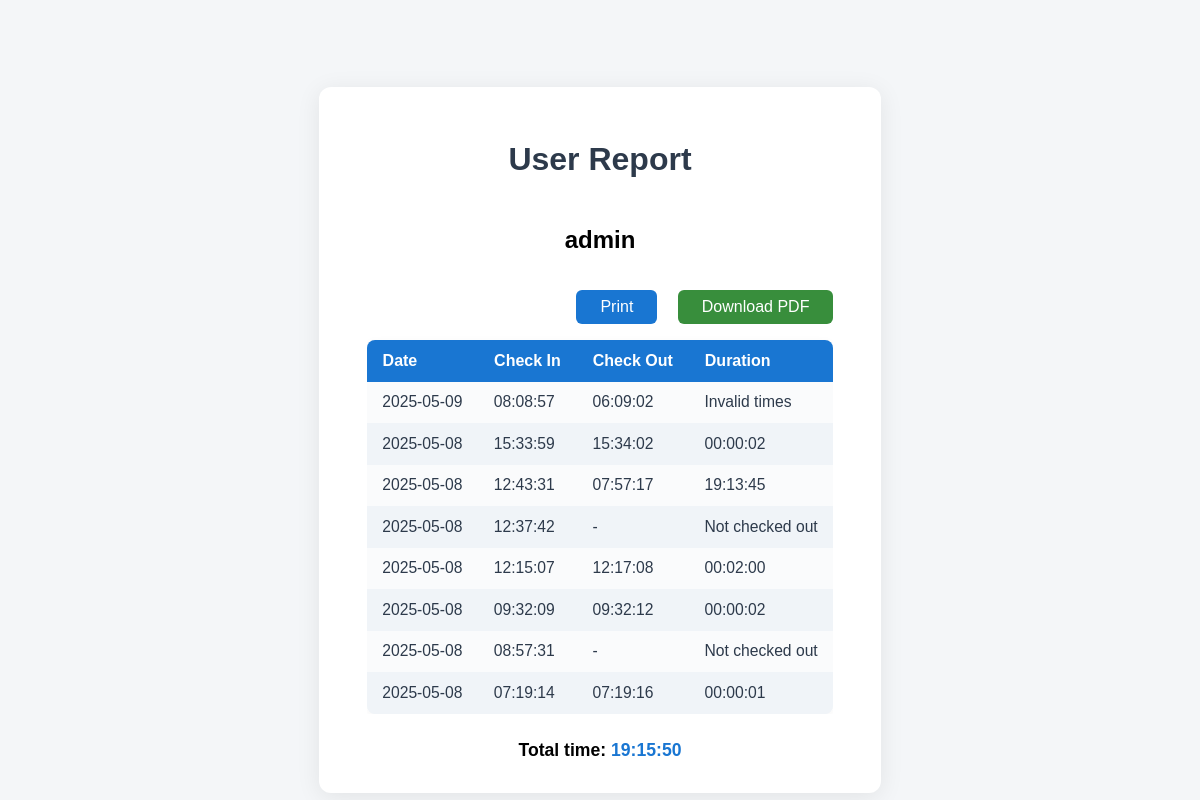
Page /user_report/admin (signed in) on the committed database.
### tables this page shows
CREATE TABLE attendance (
            id INTEGER PRIMARY KEY AUTOINCREMENT,
            user_id INTEGER,
            check_in TIMESTAMP,
            check_out TIMESTAMP,
            FOREIGN KEY(user_id) REFERENCES users(id)
        );

### app.py (the view, shortened to what this page needs)
@app.route('/user_report/<username>')
def user_report(username):
    if not session.get('admin_logged_in'):
        return redirect(url_for('login'))
    db = get_db()
    cursor = db.cursor()
    date = request.args.get('date')
    week = request.args.get('week')
    month = request.args.get('month')
    cursor.execute('''SELECT id FROM users WHERE username = ?''', (username,))
    user = cursor.fetchone()
    if not user:
        return f"<h2>User '{username}' not found.</h2>"
    user_id = user[0]
    query = 'SELECT check_in, check_out FROM attendance WHERE user_id = ?'
    params = [user_id]
    if week:
        y, w = week.split('-W')
        week_start = datetime.strptime(f'{y}-W{w}-1', "%G-W%V-%u")
        week_end = week_start + timedelta(days=6)
        query += ' AND date(check_in) >= ? AND date(check_in) <= ?'
        params.extend([week_start.date(), week_end.date()])
    if date:
        query += ' AND date(check_in) = ?'
        params.append(date)
    query += ' ORDER BY check_in DESC'
    cursor.execute(query, params)
    records = cursor.fetchall()
    total_seconds = 0
    durations = []
    for rec in records:
        check_in, check_out = rec
        if not check_in and not check_out:
            duration_str = "No check-in/out"
        elif check_in and not check_out:
            duration_str = "Not checked out"
        elif not check_in and check_out:
            duration_str = "No check-in time"
        else:
            dt_in = try_parse(check_in) if check_in else None
            dt_out = try_parse(check_out) if check_out else None
            if dt_in and dt_out:
                if hasattr(dt_in, 'tzinfo') and dt_in.tzinfo is not None:
                    dt_in = dt_in.replace(tzinfo=None)
                if hasattr(dt_out, 'tzinfo') and dt_out.tzinfo is not None:
                    dt_out = dt_out.replace(tzinfo=None)
                diff = (dt_out - dt_in).total_seconds()
                if diff > 0:
                    total_seconds += int(diff)
                    hours = int(diff) // 3600
                    minutes = (int(diff) % 3600) // 60
                    seconds = int(diff) % 60
                    duration_str = f"{hours:02d}:{minutes:02d}:{seconds:02d}"
                else:
                    duration_str = "Invalid times"
            else:
                duration_str = "Invalid format"
        durations.append(duration_str)
    hours = total_seconds // 3600
    minutes = (total_seconds % 3600) // 60
    seconds = total_seconds % 60
    total_time_str = f"{hours:02d}:{minutes:02d}:{seconds:02d}"
    records_with_durations = list(zip(records, durations))
    return render_template('user_report.html', username=username, records=records_with_durations, total_time=total_time_str, all_users=False)

### app.py (called while the page is built, shortened)
def get_db():
    db = getattr(g, '_database', None)
    if db is None:
        db = g._database = sqlite3.connect(DATABASE)
    return db

@app.teardown_appcontext
def close_connection(exception):
    db = getattr(g, '_database', None)
    if db is not None:
        db.close()

def try_parse(dt_str):
    if not dt_str:
        return None
    formats = [
        '%Y-%m-%d %H:%M:%S',
        '%Y-%m-%dT%H:%M:%S',
        '%Y-%m-%d %H:%M',
        '%Y-%m-%dT%H:%M',
        '%Y-%m-%d %H:%M:%S.%f',
        '%Y-%m-%dT%H:%M:%S.%f',
        '%Y-%m-%d %H:%M:%S%z',
        '%Y-%m-%dT%H:%M:%S%z',
        '%Y-%m-%d %H:%M:%S.%f%z',
        '%Y-%m-%dT%H:%M:%S.%f%z'
    ]
    for fmt in formats:
        try:
            return datetime.strptime(dt_str, fmt)
        except ValueError:
            continue

### templates/user_report.html (shortened to what this page needs)
<!DOCTYPE html>
<html>
<head>
    <link rel="stylesheet" href="/static/style.css">
</head>
<body>
    <div class="container">
        <h1>User Report</h1>
        <h2 style="margin-bottom:1.5em;">{{ username }}</h2>
        {% if records and records|length > 0 %}
        <div style="overflow-x:auto;">
        <div style="text-align:right;margin-bottom:1em;">
            <button onclick="window.print()" style="padding:0.5em 1.5em;background:#1976d2;color:#fff;border:none;border-radius:6px;font-size:1em;cursor:pointer;margin-right:1em;">Print</button>
            <button onclick="generatePDF()" style="padding:0.5em 1.5em;background:#388e3c;color:#fff;border:none;border-radius:6px;font-size:1em;cursor:pointer;">Download PDF</button>
        </div>
        <table class="attendance-table" id="report-table">
            <thead>
                <tr>
                    <th>Date</th>
                    <th>Check In</th>
                    <th>Check Out</th>
                    <th>Duration</th>
                </tr>
            </thead>
            <tbody>
                {% for rec, duration in records %}
                <tr>
                    {% if all_users %}
                        <td>{% if rec[1] %}{{ rec[1][:10] }}{% elif rec[2] %}{{ rec[2][:10] }}{% else %}-{% endif %}</td>
                        <td>{% if rec[1] %}{{ rec[1][11:19] }}{% else %}-{% endif %}</td>
                        <td>{% if rec[2] %}{{ rec[2][11:19] }}{% else %}-{% endif %}</td>
                    {% else %}
                        <td>{% if rec[0] %}{{ rec[0][:10] }}{% elif rec[1] %}{{ rec[1][:10] }}{% else %}-{% endif %}</td>
                        <td>{% if rec[0] %}{{ rec[0][11:19] }}{% else %}-{% endif %}</td>
                        <td>{% if rec[1] %}{{ rec[1][11:19] }}{% else %}-{% endif %}</td>
                    {% endif %}
                    <td>{{ duration }}</td>
                </tr>
                {% endfor %}
            </tbody>
        </table>
        </div>
        <div style="margin-top:1.5em;font-weight:bold;font-size:1.1em;" id="total-time">
            Total time: <span style="color:#1976d2;">{{ total_time }}</span>
        </div>
        {% else %}
        <div style="color:#b71c1c; background:#ffeaea; border:1px solid #ffcdd2; padding:1em; border-radius:8px; margin-top:2em;">
            No attendance records found for this user.
        </div>
        {% endif %}
    </div>
</body>
</html>

### static/style.css (style rules this page uses)
body { font-family: Arial, sans-serif; margin: 0; background: #f4f6f8; min-height: 100vh; display: flex; align-items: center; justify-content: center; }
.container { background: #fff; padding: 2em 3em; border-radius: 12px; box-shadow: 0 4px 24px rgba(0,0,0,0.08); text-align: center; min-width: 320px; margin-top: 5em; }
h1 { color: #2d3a4b; margin-bottom: 1.5em; }
button { padding: 0.7em 2em; background: #1976d2; color: #fff; border: none; border-radius: 6px; font-size: 1em; cursor: pointer; transition: background 0.2s; }
.attendance-table { width: 100%; border-collapse: collapse; margin-top: 1em; background: #fafbfc; border-radius: 8px; overflow: hidden; box-shadow: 0 2px 8px rgba(0,0,0,0.04); }
.attendance-table th, .attendance-table td { padding: 0.75em 1em; text-align: left; }
.attendance-table th { background: #1976d2; color: #fff; font-weight: 600; }
.attendance-table tr:nth-child(even) { background: #f0f4f8; }
.attendance-table td { color: #2d3a4b; font-size: 0.98em; }

### rows in the picture
attendance: check_in "2025-05-09", check_in "08:08:57", check_out "06:09:02", duration "Invalid times"
attendance: check_in "2025-05-08", check_in "15:33:59", check_out "15:34:02", duration "00:00:02"
attendance: check_in "2025-05-08", check_in "12:43:31", check_out "07:57:17", duration "19:13:45"
attendance: check_in "2025-05-08", check_in "12:37:42", duration "Not checked out"
attendance: check_in "2025-05-08", check_in "12:15:07", check_out "12:17:08", duration "00:02:00"
attendance: check_in "2025-05-08", check_in "09:32:09", check_out "09:32:12", duration "00:00:02"
attendance: check_in "2025-05-08", check_in "08:57:31", duration "Not checked out"
attendance: check_in "2025-05-08", check_in "07:19:14", check_out "07:19:16", duration "00:00:01"

### other values in the picture
{{ username }} "admin"
{{ total_time }} "19:15:50"
